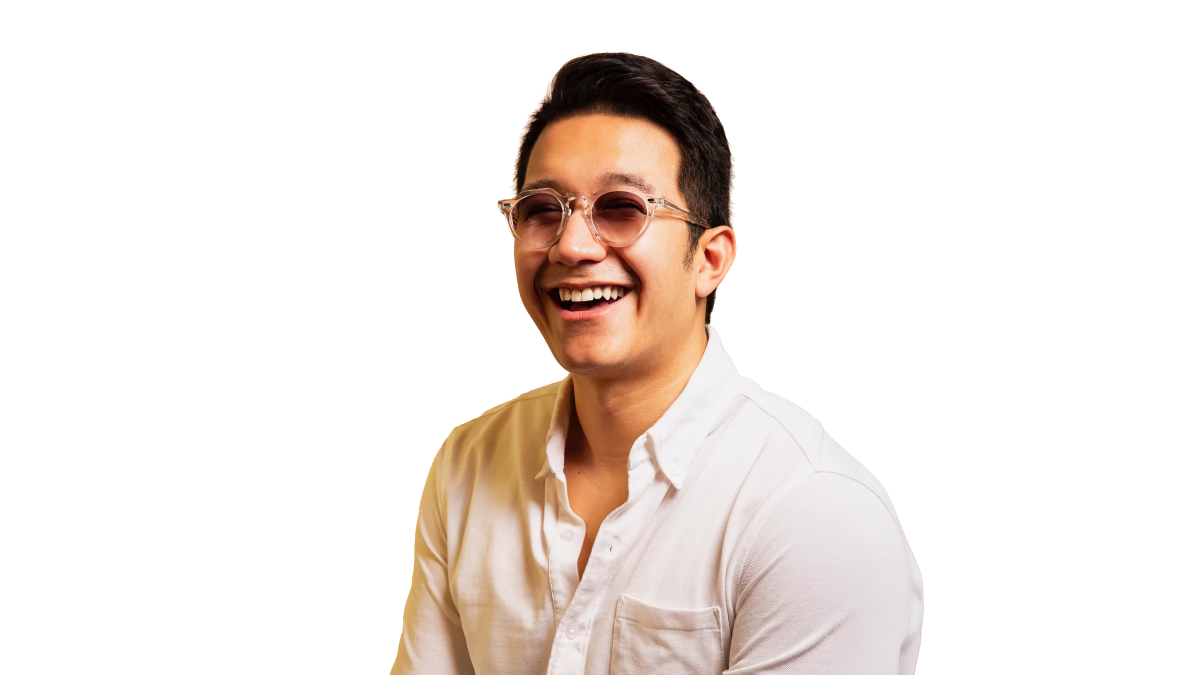
#> input picture images/hero/figure20.webp, 2400 x 1350 px (shown at 1/2 size)
$ python generate-home-portrait-derivatives.py
#> lines starting #> are read from the running program, lines starting #| are printed output that depends on the picture
#!/usr/bin/env python3
"""Generate Home hero portrait delivery derivatives with Pillow 12.3.0.

Run with:
  uv run --python 3.14 --with pillow==12.3.0 python3 scripts/generate-home-portrait-derivatives.py
"""
import hashlib
import json
import os
import platform
from pathlib import Path

from PIL import Image, ImageOps, __version__ as pillow_version, features

ROOT = Path(os.environ.get("HOME_PORTRAIT_ROOT", Path(__file__).resolve().parent.parent)).resolve()
OUTPUT = ROOT / "images" / "hero" / "responsive"
JOBS = {
    "images/hero/figure20.webp": [320, 640],
    "images/hero/figure19.webp": [320, 640],
}
ENCODER = {"format": "WEBP", "quality": 82, "method": 6}

OUTPUT.mkdir(parents=True, exist_ok=True)
integrity = {
    "generator": "scripts/generate-home-portrait-derivatives.py",
    "pillowVersion": pillow_version,
    "runtime": {
        "python": ".".join(platform.python_version_tuple()[:2]),
        "webp": features.version_module("webp"),
    },
    "encoder": ENCODER,
    "sources": {},
    "outputs": {},
}

for source_name, widths in JOBS.items():
    source = ROOT / source_name
    source_bytes = source.read_bytes()
    integrity["sources"][source_name] = {
        "bytes": len(source_bytes),
        "sha256": hashlib.sha256(source_bytes).hexdigest(),
    }
    with Image.open(source) as opened:
#> opened is the input picture: PIL image 2400x1350 RGBA; mean R, G, B, A 48.5, 40.8, 36.1, 61.4
        image = ImageOps.exif_transpose(opened).convert("RGBA")
        for width in widths:
            height = round(image.height * width / image.width)
            resized = image.resize((width, height), Image.Resampling.LANCZOS)
            destination = OUTPUT / f"{source.stem}-{width}.webp"
            resized.save(destination, **ENCODER)
            output_bytes = destination.read_bytes()
            relative = destination.relative_to(ROOT).as_posix()
            integrity["outputs"][relative] = {
                "width": width,
                "height": height,
                "bytes": len(output_bytes),
                "sha256": hashlib.sha256(output_bytes).hexdigest(),
            }
            print(f"{relative} {width}x{height} {len(output_bytes)} bytes")
#> this loop made 2 passes
#> pass 1, `resized = image.resize((width, height), Image.Resampling.LANCZOS)`:
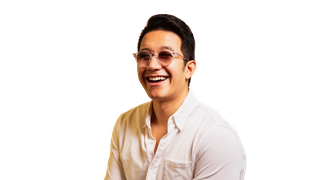
#> resized: PIL image 320x180 RGBA; mean R, G, B, A 49.6, 41.5, 36.5, 61.4; transparent parts drawn white
#> after the loop, integrity = 6 items
#> pass 2 of the loop `for source_name, widths in JOBS.items():`:
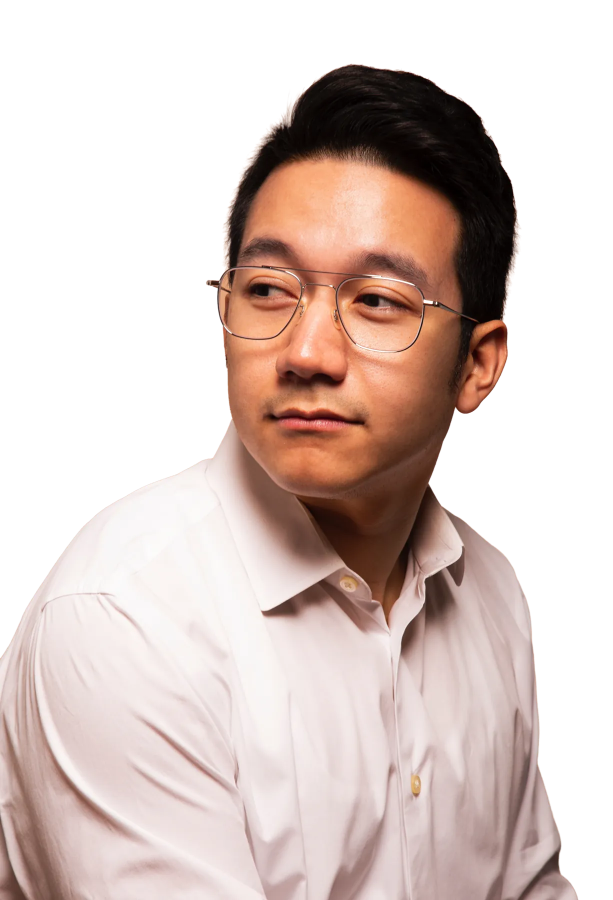
#> input picture images/hero/figure19.webp, 1226 x 1800 px (shown at 1/2 size)
#> opened is the input picture: PIL image 1226x1800 RGBA; mean R, G, B, A 108.6, 91.9, 86.4, 144.7
#> the loop `for width in widths:` made 2 passes
#> relative on passes 1 to 2: 'images/hero/responsive/figure19-320.webp', 'images/hero/responsive/figure19-640.webp'
#> (printed output is left out)
#> pass 1, `resized = image.resize((width, height), Image.Resampling.LANCZOS)`:
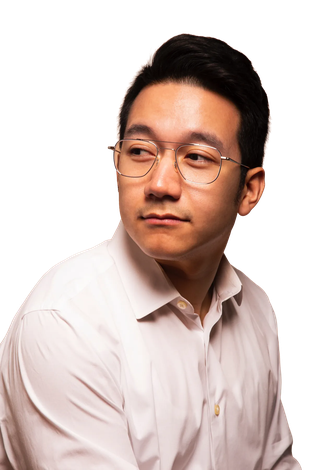
#> resized: PIL image 320x470 RGBA; mean R, G, B, A 108.5, 91.7, 86.1, 144.7; transparent parts drawn white

manifest = OUTPUT / "provenance.json"
manifest.write_text(json.dumps(integrity, indent=2, sort_keys=True) + "\n", encoding="utf-8")
print(f"{manifest.relative_to(ROOT).as_posix()} written with Pillow {pillow_version}")
#| images/hero/responsive/provenance.json written with Pillow 11.2.1
